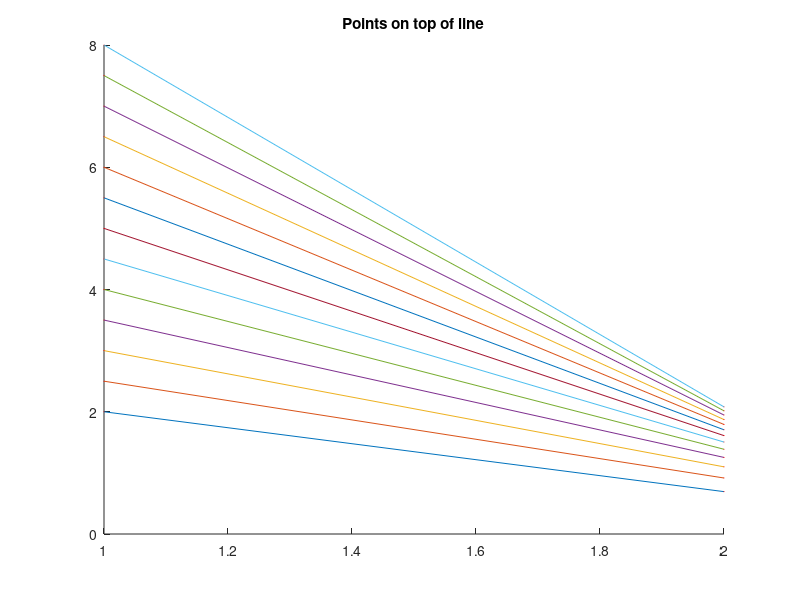

Here is the MATLAB script that generated this plot:

% PlotTests2D_1.m


% plot (2, 3, 'r', 'Size', 0.3, 'Thickness', 5);
% plot ([3;1], 'Size', 0.15, 'Thickness', 6);
% plot (1, 2, 'g*', 'Size', 0.2, 'Thickness', 7);
% axis ([0 4 0 5]);
% title ('Individual points');

% x = [-3 : 0.2 : 3];
% y = x .^ 3;

% figure ; plot (y); title ('x axis equals index, 1..N');
% figure ; plot (x, y); title ('x axis values passed to plot');
% figure ; plot (x, y, 'g*', 'MarkerSize', 0.1); title ('discrete points');

xx = [2 : 0.5 : 8];
yy = log (xx);
pts = [xx ; yy];
figure ; hold on
plot (pts) ; plot (pts, 'ro', 'MarkerSize', 0.2);
title ('Points on top of line');



